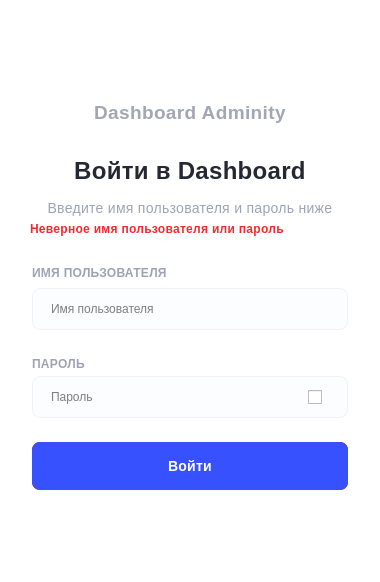
<?xml version="1.0" encoding="UTF-8"?>
<ui version="4.0">
 <class>FormAuthorization</class>
 <widget class="QMainWindow" name="FormAuthorization">
  <property name="geometry">
   <rect>
    <x>0</x>
    <y>0</y>
    <width>380</width>
    <height>582</height>
   </rect>
  </property>
  <property name="minimumSize">
   <size>
    <width>380</width>
    <height>582</height>
   </size>
  </property>
  <property name="maximumSize">
   <size>
    <width>380</width>
    <height>582</height>
   </size>
  </property>
  <property name="windowTitle">
   <string>MainWindow</string>
  </property>
  <property name="styleSheet">
   <string notr="true">QWidget
{
background: #FFFFFF;
}

QLineEdit
{
background: #FCFDFE;
/* grayscale / gray lightest */

border: 1px solid #F0F1F7;
border-radius: 8px;
padding-left:16px;
}
QLineEdit:focus
{
background: #FCFDFE;
/* grayscale / gray lightest */

border: 1px solid #3751ff;
border-radius: 8px;
padding-left:16px;
}
QCheckBox
{
background:none;
}</string>
  </property>
  <widget class="QWidget" name="centralwidget">
   <widget class="QLineEdit" name="login">
    <property name="geometry">
     <rect>
      <x>32</x>
      <y>288</y>
      <width>316</width>
      <height>42</height>
     </rect>
    </property>
    <property name="styleSheet">
     <string notr="true"/>
    </property>
    <property name="placeholderText">
     <string>Имя пользователя</string>
    </property>
    <property name="clearButtonEnabled">
     <bool>false</bool>
    </property>
   </widget>
   <widget class="QLabel" name="label">
    <property name="geometry">
     <rect>
      <x>32</x>
      <y>156</y>
      <width>316</width>
      <height>30</height>
     </rect>
    </property>
    <property name="styleSheet">
     <string notr="true">position: absolute;
height: 30px;
left: 32px;
right: 32px;
top: 156px;

/* Bold/24px */

font-family: 'Mulish';
font-style: normal;
font-weight: 700;
font-size: 24px;
line-height: 30px;
text-align: center;
letter-spacing: 0.3px;

/* grayscale / black */

color: #252733;</string>
    </property>
    <property name="text">
     <string>Войти в Dashboard</string>
    </property>
    <property name="textFormat">
     <enum>Qt::PlainText</enum>
    </property>
    <property name="alignment">
     <set>Qt::AlignCenter</set>
    </property>
    <property name="wordWrap">
     <bool>true</bool>
    </property>
   </widget>
   <widget class="QLabel" name="label_2">
    <property name="geometry">
     <rect>
      <x>32</x>
      <y>100</y>
      <width>316</width>
      <height>24</height>
     </rect>
    </property>
    <property name="styleSheet">
     <string notr="true">height: 24px;
left: 32px;
right: 32px;
top: 100px;

/* Bold/19px */

font-family: 'Mulish';
font-style: normal;
font-weight: 700;
font-size: 19px;
line-height: 24px;
/* identical to box height */

text-align: center;
letter-spacing: 0.4px;

/* sidebar / gray */

color: #A4A6B3;

opacity: 0.7;</string>
    </property>
    <property name="text">
     <string>Dashboard Adminity</string>
    </property>
    <property name="alignment">
     <set>Qt::AlignCenter</set>
    </property>
    <property name="wordWrap">
     <bool>true</bool>
    </property>
   </widget>
   <widget class="QLabel" name="label_3">
    <property name="geometry">
     <rect>
      <x>32</x>
      <y>198</y>
      <width>316</width>
      <height>20</height>
     </rect>
    </property>
    <property name="styleSheet">
     <string notr="true">position: absolute;
height: 20px;
left: 32px;
right: 32px;
top: 198px;

/* Regular/14px */

font-family: 'Mulish';
font-style: normal;
font-weight: 400;
font-size: 14px;
line-height: 20px;
/* identical to box height, or 143% */

text-align: center;
letter-spacing: 0.3px;

/* grayscale / gray */

color: #9FA2B4;</string>
    </property>
    <property name="text">
     <string>Введите имя пользователя и пароль ниже</string>
    </property>
    <property name="alignment">
     <set>Qt::AlignCenter</set>
    </property>
   </widget>
   <widget class="QLabel" name="label_4">
    <property name="geometry">
     <rect>
      <x>32</x>
      <y>266</y>
      <width>135</width>
      <height>14</height>
     </rect>
    </property>
    <property name="font">
     <font>
      <family>Segoe UI</family>
      <pointsize>-1</pointsize>
      <italic>false</italic>
      <bold>true</bold>
     </font>
    </property>
    <property name="styleSheet">
     <string notr="true">position: absolute;
height: 16px;
left: 0px;
right: 0px;
top: 0px;

/* Bold/12px */
font-style: normal;
font-weight: 700;
font-size: 12px;
line-height: 15px;
letter-spacing: 0.3px;
text-transform: uppercase;

/* grayscale / gray */

color: #9FA2B4;</string>
    </property>
    <property name="text">
     <string>ИМЯ ПОЛЬЗОВАТЕЛЯ</string>
    </property>
   </widget>
   <widget class="QLabel" name="label_5">
    <property name="geometry">
     <rect>
      <x>32</x>
      <y>354</y>
      <width>78</width>
      <height>20</height>
     </rect>
    </property>
    <property name="styleSheet">
     <string notr="true">position: absolute;
height: 16px;
left: 0px;
right: 0px;
top: 0px;

/* Bold/12px */

font-family: 'Mulish';
font-style: normal;
font-weight: 700;
font-size: 12px;
line-height: 15px;
letter-spacing: 0.3px;
text-transform: uppercase;

/* grayscale / gray */

color: #9FA2B4;</string>
    </property>
    <property name="text">
     <string>ПАРОЛЬ</string>
    </property>
   </widget>
   <widget class="QLineEdit" name="password">
    <property name="geometry">
     <rect>
      <x>32</x>
      <y>376</y>
      <width>316</width>
      <height>42</height>
     </rect>
    </property>
    <property name="styleSheet">
     <string notr="true">padding-right:44px;</string>
    </property>
    <property name="echoMode">
     <enum>QLineEdit::Password</enum>
    </property>
    <property name="placeholderText">
     <string>Пароль</string>
    </property>
   </widget>
   <widget class="QPushButton" name="pushButton">
    <property name="geometry">
     <rect>
      <x>32</x>
      <y>442</y>
      <width>316</width>
      <height>48</height>
     </rect>
    </property>
    <property name="cursor">
     <cursorShape>PointingHandCursor</cursorShape>
    </property>
    <property name="focusPolicy">
     <enum>Qt::NoFocus</enum>
    </property>
    <property name="autoFillBackground">
     <bool>false</bool>
    </property>
    <property name="styleSheet">
     <string notr="true">position: absolute;
left: 0px;
right: 0px;
top: 0px;
bottom: 0px;

/* Main/Blue */

background: #3751FF;
/* button / accent default */

border-radius: 8px;
font-family: 'Mulish';
font-style: normal;
font-weight: 600;
font-size: 14px;
line-height: 20px;
/* identical to box height, or 143% */

text-align: center;
letter-spacing: 0.2px;

/* grayscale / white */

color: #FFFFFF;</string>
    </property>
    <property name="inputMethodHints">
     <set>Qt::ImhNone</set>
    </property>
    <property name="text">
     <string>Войти</string>
    </property>
    <property name="flat">
     <bool>false</bool>
    </property>
   </widget>
   <widget class="QCheckBox" name="checkBox">
    <property name="geometry">
     <rect>
      <x>308</x>
      <y>377</y>
      <width>40</width>
      <height>40</height>
     </rect>
    </property>
    <property name="cursor">
     <cursorShape>PointingHandCursor</cursorShape>
    </property>
    <property name="focusPolicy">
     <enum>Qt::NoFocus</enum>
    </property>
    <property name="styleSheet">
     <string notr="true">QCheckBox
{
	background:none;
}
QCheckBox::indicator:unchecked
{
  image:url(&quot;:/icon/Hide.svg&quot;);
}

QCheckBox::indicator:checked
{
  image:url(&quot;:/icon/Show.svg&quot;);
}
</string>
    </property>
    <property name="text">
     <string notr="true"/>
    </property>
    <property name="checkable">
     <bool>true</bool>
    </property>
    <property name="tristate">
     <bool>false</bool>
    </property>
   </widget>
   <widget class="QPushButton" name="pushButton_2">
    <property name="geometry">
     <rect>
      <x>166</x>
      <y>40</y>
      <width>48</width>
      <height>48</height>
     </rect>
    </property>
    <property name="focusPolicy">
     <enum>Qt::NoFocus</enum>
    </property>
    <property name="text">
     <string/>
    </property>
    <property name="icon">
     <iconset resource="../source.qrc">
      <normaloff>:/icon/logo.svg</normaloff>:/icon/logo.svg</iconset>
    </property>
    <property name="iconSize">
     <size>
      <width>48</width>
      <height>48</height>
     </size>
    </property>
    <property name="checkable">
     <bool>false</bool>
    </property>
    <property name="checked">
     <bool>false</bool>
    </property>
    <property name="flat">
     <bool>true</bool>
    </property>
   </widget>
   <widget class="QLabel" name="label_6">
    <property name="geometry">
     <rect>
      <x>30</x>
      <y>220</y>
      <width>316</width>
      <height>17</height>
     </rect>
    </property>
    <property name="styleSheet">
     <string notr="true">color: #F12B2C;
font-family: 'Mulish';
font-style: normal;
font-weight: 700;
line-height: 30px;
text-align: center;
letter-spacing: 0.3px;</string>
    </property>
    <property name="text">
     <string>Неверное имя пользователя или пароль</string>
    </property>
   </widget>
   <widget class="QPushButton" name="quitButton">
    <property name="geometry">
     <rect>
      <x>32</x>
      <y>442</y>
      <width>316</width>
      <height>48</height>
     </rect>
    </property>
    <property name="cursor">
     <cursorShape>PointingHandCursor</cursorShape>
    </property>
    <property name="focusPolicy">
     <enum>Qt::NoFocus</enum>
    </property>
    <property name="autoFillBackground">
     <bool>false</bool>
    </property>
    <property name="styleSheet">
     <string notr="true">position: absolute;
left: 0px;
right: 0px;
top: 0px;
bottom: 0px;

/* Main/Blue */

background: red;
/* button / accent default */

border-radius: 8px;
font-family: 'Mulish';
font-style: normal;
font-weight: 600;
font-size: 14px;
line-height: 20px;
/* identical to box height, or 143% */

text-align: center;
letter-spacing: 0.2px;

/* grayscale / white */

color: #FFFFFF;</string>
    </property>
    <property name="inputMethodHints">
     <set>Qt::ImhNone</set>
    </property>
    <property name="text">
     <string>Выйти</string>
    </property>
    <property name="flat">
     <bool>false</bool>
    </property>
   </widget>
   <zorder>quitButton</zorder>
   <zorder>pushButton</zorder>
   <zorder>login</zorder>
   <zorder>label</zorder>
   <zorder>label_2</zorder>
   <zorder>label_3</zorder>
   <zorder>label_4</zorder>
   <zorder>label_5</zorder>
   <zorder>password</zorder>
   <zorder>checkBox</zorder>
   <zorder>pushButton_2</zorder>
   <zorder>label_6</zorder>
  </widget>
  <widget class="QMenuBar" name="menubar">
   <property name="geometry">
    <rect>
     <x>0</x>
     <y>0</y>
     <width>380</width>
     <height>26</height>
    </rect>
   </property>
  </widget>
  <widget class="QStatusBar" name="statusBar"/>
 </widget>
 <resources>
  <include location="../source.qrc"/>
 </resources>
 <connections/>
</ui>
